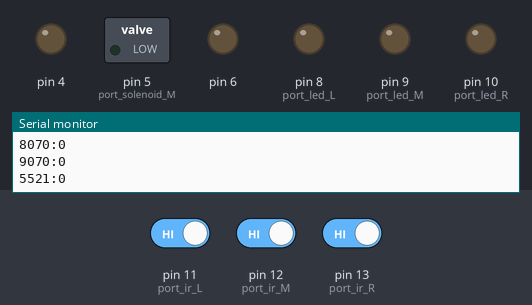
This sketch was run on a simulated Arduino Uno, built with avr-gcc and run on an emulated ATmega328P. On the bench: switched loads named in the sketch (green lamp = pin HIGH), output pins drawn as LEDs (lit = HIGH), the last lines printed to the serial monitor. Inputs (shaded band) come from the test bench; at power-on: pin 12 (port_ir_M) HIGH, pin 11 (port_ir_L) HIGH, pin 13 (port_ir_R) HIGH. Random numbers use the default seed unless the sketch sets one.

Above: at 1.2 s.
1.3 s: pin 12 (port_ir_M) driven LOW
At 2.1 s:
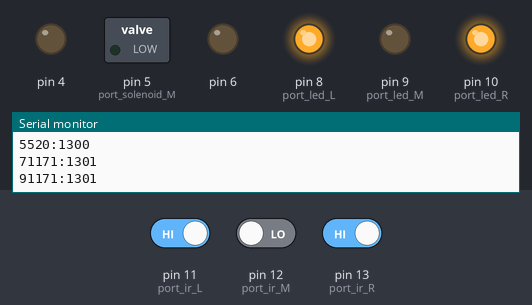
2.8 s: pin 11 (port_ir_L) driven LOW
At 2.85 s:
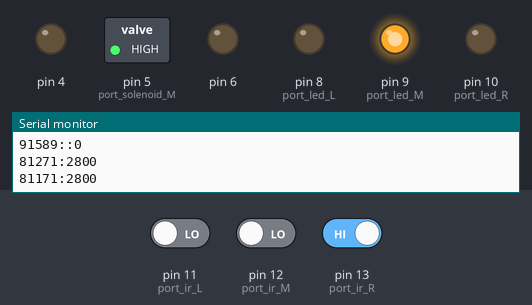
At 3.8 s:
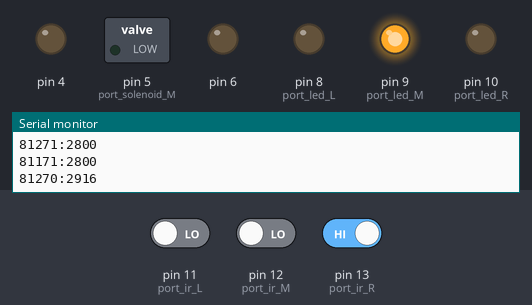
Timing chart, 0 to 7.3 s (numbered marks = the images above; inputs shaded):
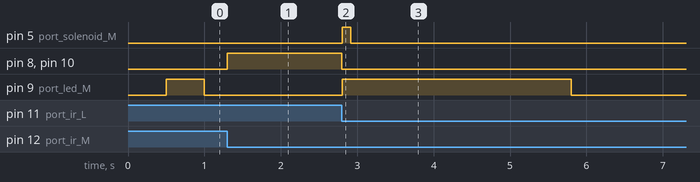

Measured:
- after the input at 1.3 s, pin 8 (port_led_L), pin 10 (port_led_R): LOW → HIGH at once
- after the input at 2.8 s, pin 5 (port_solenoid_M): LOW → HIGH at once, → LOW 0.12 s later; pin 8 (port_led_L), pin 10 (port_led_R): HIGH → LOW at once; pin 9 (port_led_M): LOW → HIGH at once, → LOW 3.0 s later

The sketch:

P3.ino
```cpp
 /*--------------------------------------------------------++
||            DD_P3 (initation window introduced)          ||
++--------------------------------------------------------*/


/*
 * 05/30/2021 Update: added comments
 *
 * 11/21/2020 Update: update event codes & window names
 *
 * 1/15/2020 Update: Included # of incorrect poke counts during response window
 * (when reponse ports light up)
 *
 * PARADIGM: Delay Discounting
 *
 * DESCRIPTION: Refer to Logic Flow Diagram for more detailed information
 *
 *              1.
 *              2.
 *              3.
 *              4.
 *              5.
 *              6.
 *              7.
 *
 *
 * KEY CHARACTERISTICS:
 *
 *
 *
 *
 * PUSH BUTTON BEHAVIOR: single short push toggles solenoid valve operation
 *                       push and hold (for 2s) toggles LED operation
 *
 * EVENT CODE STATUS: Compatible
 *
 * EDIT HISTORY: based on the 3rd paradigm of the 2-choice serial reaction time task DIY-NAMIC code
 *
 *
 *
 * COPYRIGHT: SC/ JHL/ Nautiyal Lab
 *            + Open Source Arduino Forum
 *
 */


#include "globals_main.h"
#include "globals_button.h"
#include "globals_time.h"
#include "random_generator.h"
#include "IR.h"
#include "begin_trial.h"
#include "push_button.h"
#include "m_port_operate.h"

String paradigm = "DD_P3_vf";

// * * * * * * * * * * * S E T U P * * * * * * * * * * * * * * *

void setup(){

    // randomize the start of the random generator
    randomSeed(analogRead(0));

    pinMode (button_pin, INPUT);

    // solenoids initialization
    for (byte i = 4; i <=6; i++) { pinMode(i, OUTPUT);}

    // LED initialization
    for (byte i = 8; i <=10; i++) { pinMode(i, OUTPUT);}

    // IRs initialization
    for (byte i = 11; i <=13; i++) { pinMode(i, INPUT);}
    // pinMode (9, INPUT);  // modified pin #s
    // pinMode (11, INPUT); // modified pin #s
    // pinMode (13, INPUT); // modified pin #s

    Serial.begin(115200);
    Serial.print("Paradigm:");
    Serial.println(paradigm);

    // initialize initiate_new_trial to true to start program
    initiate_new_trial = true;

    // initiate random_idx to pick the first idx for Inter-Trial Interval
    random_idx = random_iti();

    // FOR DEBUGGING PURPOSES:
    // Serial.print("idx: ");
    // Serial.println(random_idx);
    // Serial.println(iti_interval[random_idx]);
}

// * * * * * * * * * * * S E T U P * * * * * * * * * * * * * * *

// * * * * * * * * * * * L O O P * * * * * * * * * * * * * * * *

void loop() {

    // activate_button();
    record_IR();
    begin_new_trial();

    // Once begin_new_trial finishes running, should be right HERE!
    // Next Step is to pick the activation port!!!

    // NEED TO RESET current_port AT ONE POINT IN CODE,
    // SO THAT below if statements don't get evaluated!!!
    // (otherwise, current_port will always be either 1 or 2 --> leading to unexpected results!)

    if (current_port == 55) {
      // delay(1);
      activate_middle_led();
      activate_middle_sol();

      }

}

// * * * * * * * * * * * L O O P * * * * * * * * * * * * * * * *
```

IR.h
```cpp
/*--------------------------------------------------------++
||                      Record IR                         ||
++--------------------------------------------------------*/


/* Function:
 * Registers IR beam breaks and advances the program as needed
 * Prints the time of each beam break
 */

void record_IR() {

  static unsigned long Poke_On_Time_L = 0;
  static unsigned long Poke_Off_Time_L = 0;

  static unsigned long Poke_On_Time_M = 0;
  static unsigned long Poke_Off_Time_M = 0;

  static unsigned long Poke_On_Time_R = 0;
  static unsigned long Poke_Off_Time_R = 0;

  byte read_gate_L = digitalRead(port_ir_L);
  byte read_gate_M = digitalRead(port_ir_M);
  byte read_gate_R = digitalRead(port_ir_R);

  if (read_gate_L != ir_previous_state_L) {  // registers left port IR beam breaks
    // low means IR has been broken
    if (read_gate_L == LOW) {
      Poke_On_Time_L = millis();

      Serial.print(F("7071:"));  // poke in event code
      Serial.println(Poke_On_Time_L);
      poke_in_L = true;
      left_port_counter += 1;  // left port counter
    }
    if (read_gate_L == HIGH){
      Poke_Off_Time_L = millis();

      Serial.print(F("7070:"));  // poke out event code
      Serial.println(Poke_Off_Time_L);
      poke_in_L = false;
    }
  }

  ir_previous_state_L = read_gate_L;

  if (read_gate_M != ir_previous_state_M) {  // registers middle port IR beam breaks
    if (read_gate_M == LOW) {
      Poke_On_Time_M = millis();

      Serial.print(F("8071:"));  // poke in event code
      Serial.println(Poke_On_Time_M);
      poke_in_M = true;
      mid_port_counter += 1;  // middle port counter

      if (initiation_window){

        // Prints Out number of invalid pokes made when the middle port was blinking
        // (number of pokes in left/right ports before initiation in the middle port)
        // (# of mid port is always going to be 1 (ONE)): a poke in the middle port is a correct response and will initiate the trial window
        //    --> since trial needs to be initiated to print out below statements

        // CHANGED HERE (JHL) (2/14/20) --> automatically subtract one from mid_port_counter to account for poke to initiate trial

        // # of poke counts during the initiation window
        Serial.print(F("7529::"));   // 75xx
        Serial.println(left_port_counter);
        Serial.print(F("8529::"));    // 85xx
        Serial.println(mid_port_counter - 1);
        Serial.print(F("9529::"));  // 95xx
        Serial.println(right_port_counter);

        initiation_window = false;    // end of initiation window
        valid_response_window = true; // start of valid trial (where the animal will respond (i.e poke) to get reward)

        // reset all counters once valid_response_window starts (is true)
        // allows to count the "valid" pokes after trial initiation (during valid response window)
        // --> "valid" pokes used to detect incorrect port choices once valid trial starts (L/R port turns on)

        left_port_counter = 0;
        mid_port_counter = 0;
        right_port_counter = 0;

        }

      }

    if (read_gate_M == HIGH){
      Poke_Off_Time_M = millis();

      Serial.print(F("8070:"));  // poke out event code
      Serial.println(Poke_Off_Time_M);
      poke_in_M = false;

    }


  }

  ir_previous_state_M = read_gate_M;


if (read_gate_R != ir_previous_state_R) {  // registers right port IR beam breaks
  if (read_gate_R == LOW) {
    Poke_On_Time_R = millis();

    Serial.print(F("9071:"));  // poke in event code
    Serial.println(Poke_On_Time_R);
    poke_in_R = true;
    right_port_counter += 1;  // right port counter
  }
  if (read_gate_R == HIGH){
    Poke_Off_Time_R = millis();

    Serial.print(F("9070:"));  // poke out event code
    Serial.println(Poke_Off_Time_R);
    poke_in_R = false;

  }
}

ir_previous_state_R = read_gate_R;

}
```

begin_trial.h
```cpp
/*--------------------------------------------------------++
||                     Begin New Trial                    ||
++--------------------------------------------------------*/

/*
 *  Function:
 *  Starts a new trial + middle port light blinking at the beginning of each trial (initiation window)
 *  Can be used to add a delay between trial initiation and trial window (i.e. response cue presentation)
 *  --> this function is not used in the original DIY-NAMIC delay discounting paradigm
 *
 */

void begin_new_trial() { // controls initiation window functionality + runs at the beginning of each new trial

  static unsigned long initiation_window_start_time = 0;
  static unsigned long initiation_window_end_time = 0;

  static unsigned long iti_window_start_time = 0;
  static unsigned long iti_window_end_time = 0;

  static unsigned long previous_m_LED_millis=0;

  // Initiate New Trial is toggled on AFTER iti duration expires (from M port operate.h) OR when the program first starts

  // Initiate New Trial (Parent IF)
  if (initiate_new_trial){

    // Initiation Window hasn't started yet
    if ((initiate_trial_delay == false) && (initiation_window == false) && (valid_response_window == false)){

       // initiate_trial_delay boolean added as a condition so that this loop doesn't get evaluated
       //+.0

       // start the Initiation Window
       initiation_window = true;

       // * * DON'T USE for loops for toggling components - always use STATES!! * *
       // for (byte i = 8; i <=10; i++) { digitalWrite(i, HIGH);}

       // Turn ON All three LEDs (can be used to debug the code)
       // led_state_L = HIGH;  digitalWrite(port_led_L, led_state_L);
       // led_state_M = HIGH;  digitalWrite(port_led_M, led_state_M);
       // led_state_R = HIGH;  digitalWrite(port_led_R, led_state_R);

       initiation_window_start_time = millis();  // time stamp for trial initiation
       Serial.print(F("5521:"));  // initiation window start event code (does NOT necessarily mean the trial will be completed/initiated!)
       Serial.println(initiation_window_start_time);

       }

     // INITIATION WINDOW --> BLINKING WINDOW!
     // As long as initation window (state) is valid, BLINK the middle port!
     if (initiation_window){

         unsigned long current_m_LED_millis = millis();

         if ((unsigned long)(current_m_LED_millis - previous_m_LED_millis) >= interval) {

           // Change wait interval, based on current LED state
           if (led_state_M) {  // if LED is ON, next interval would be OFF Timer

             interval = m_LED_offTime;
             }

           else {  // if LED is OFF, next interval would be ON Timer

             interval = m_LED_onTime;
             }

           // Toggle the LED state --> ***
           led_state_M = !(led_state_M);

           // Save the current time to compare "later"
           previous_m_LED_millis = current_m_LED_millis;

         digitalWrite(port_led_M, led_state_M);
         }

       // @ 1st loop, middle LED will blink ON! since initial state starts off as FALSE,
       // and the led_state_M is toggled to TRUE! (see line (***))

     }


    // Poke in Middle Port(IR.h) initiates Valid Trial:

    // If mouse pokes in MIDDLE port and initiates trial, --> LED turns off!! (all three should turn off!)
    // Also when trial_delay window didn't start --> (delay window is 0 ms in the original DIY-NAMIC delay discounting paradigm)
    // (MOUSE CAN POKE REGARDLESS OF BLINK CYCLE - either ON or OFF cycle!) --> goverened by the STATE!

    // Valid response window toggles TRUE if poke in blinking middle port (see IR.h)
    if ((initiate_trial_delay == false) && (valid_response_window)) {

       // * * DON'T USE for loops for toggling components - always use STATES!! * *
       // for (byte i = 8; i <=10; i++) { digitalWrite(i, LOW);}

       // Turn OFF All three LEDs
       led_state_L = LOW;  digitalWrite(port_led_L, led_state_L);
       led_state_M = LOW;  digitalWrite(port_led_M, led_state_M);
       led_state_R = LOW;  digitalWrite(port_led_R, led_state_R);

       initiation_window_end_time = millis();
       Serial.print(F("5520:"));  // event code denoting that a trial has been initiated
       Serial.println(initiation_window_end_time);

       // Initiate trial_delay Window (1 ms in the original DIY-NAMIC delay discounting paradigm)
       initiate_trial_delay = true;

       }

    // introduces a delay period between trial initiation and the presentation of the response cue
    // 1 ms in the original DIY-NAMIC delay discounting paradigm --> change trial_delay_duration in globals_time.h to adjust delay length
    if (initiate_trial_delay){

      // (trial_delay PERIOD EXPIRES) (trial_delay WINDOW ENDS)
      // (trial_delay WINDOW will be 1 ms (practically 0ms) in the original DIY-NAMIC delay discounting paradigm)
       if ((millis() - initiation_window_end_time) >= trial_delay_duration) {

         initiate_trial_delay = false;  // toggle boolean

         initiate_new_trial = false;  // toggle boolean to false HERE since we DON'T want to enter 'Parent IF' state next time
                                      // instead of within above

         // # of poke counts during trial_delay window (between trial initiation and port activation) --> uncomment if delay period > 1 ms
         // Serial.print(F("dw_counter_l::"));   // 75xx  (left counter during trial_delay window)
         // Serial.println(left_port_counter);
         // Serial.print(F("dw_counter_m::"));    // 85xx (middle counter during trial_delay window)
         // Serial.println(mid_port_counter);
         // Serial.print(F("dw_counter_r::"));  // 95xx    (right counter during trial_delay window)
         // Serial.println(right_port_counter);

         // RESET poke_counter for use during response window
         left_port_counter = 0;
         mid_port_counter = 0;
         right_port_counter = 0;

         // SELECT A PORT TO ACTIVATE (now that the trial_delay is over)
         get_random_port = true;
         current_port = random_port();

         // FOR DEBUGGING PURPOSES: prints out the selected port
         // Serial.print("current: ");
         // Serial.println(current_port);

       }
    }
  }
}
```

globals_button.h
```cpp
/*--------------------------------------------------------++
||               Global Variables - Push Button           ||
++--------------------------------------------------------*/


// * Push Button Variables *
byte button_pin = 2;
int prev_button_state = LOW;

int buttonVal = 0; // value read from button
int buttonLast = 0; // buffered value of the button's previous state

boolean hold_button = false; // whether to activate the "hold" function of button

// Button Time Components
unsigned long debounce_time = 10;  // 10 milliseconds
unsigned long button_press_time;  // when the button_ last changed state
const int holdTime = 2000; // ms hold period: how long to wait for press+hold event

long btnDnTime; // time the button was pressed down
long btnUpTime; // time the button was released
```

globals_main.h
```cpp
/*--------------------------------------------------------++
||                 Global Variables - MAIN                ||
++--------------------------------------------------------*/

// 1. BOOLEAN VARIABLES ARE GLOBAL!
// 2. TIMER VARIABLES ARE LOCAL!

// * * Booleans for Trial Initiated Reward Paradigm

// boolean to initiate new trial
boolean initiate_new_trial;

// booleans for windows (different states)
boolean initiation_window;
boolean valid_response_window;

boolean reward_window;
boolean reward_cue_window;

boolean start_iti_window;
boolean initiate_trial_delay;   // can be used to introduce a delay before the trial window


// counters / type ints
int reward_type = 0;


// Port Counters - Necessary in every paradigm without void window (Implemented in IR.h)
// Used to determine IF a particular poke is the FIRST poke or not
// Generally used in situations to trigger an event after SECOND relevant poke

int left_port_counter = 0;
int mid_port_counter = 0;
int right_port_counter = 0;


// * * * * * * * * * * * * * * * * * * * * * * * * * * * * * * * * * * * * * * * * * * * * * * * * * * *

// * * * * * Solenoid Variables * * * * *

// Pin Numbers
byte port_solenoid_L = 4;
byte port_solenoid_M = 5;
byte port_solenoid_R = 6;

// Solenoid States
int sol_state_L = LOW;
int sol_state_M = LOW;
int sol_state_R = LOW;

// * * * * * * * * * * * * * * * * * * * * * * * * * * * * * * * * * * * * * * * * * * * * * * * * * * *

// * * * * * LED Variables * * * * *

// Pin Numbers
byte port_led_L =  8;// the number of the LED pin
byte port_led_M =  9;// the number of the LED pin
byte port_led_R =  10;// the number of the LED pin

// LED States
int led_state_L = LOW;           // ledState used to set the LED
int led_state_M = LOW;
int led_state_R = LOW;

// * * * * * * * * * * * * * * * * * * * * * * * * * * * * * * * * * * * * * * * * * * * * * * * * * * *

// * * * * * IR Variables * * * * *

// Pin Numbers
byte port_ir_L = 11;
byte port_ir_M = 12;
byte port_ir_R = 13;

// IR States
boolean ir_previous_state_L;
boolean ir_previous_state_M;
boolean ir_previous_state_R;

// boolean to see if IR was broken:
boolean poke_in_L = false;
boolean poke_in_M = false;
boolean poke_in_R = false;

// * * * * * * * * * * * * * * * * * * * * * * * * * * * * * * * * * * * * * * * * * * * * * * * * * * *

boolean get_random_iti = true;
int random_idx = 0;
boolean get_random_port = true;
int current_port = 0;
int prev_port = 0;


// * * * * * NOT USED * * * * *

// Boolean States
//boolean led_switched_off_L = false;
//boolean led_switched_off_M = false;
//boolean led_switched_off_R = false;
//
boolean solenoid_active_L = false;
boolean solenoid_active_M = false;
boolean solenoid_active_R = false;

//int run_Type_L;
//int run_Type_M;
//int run_Type_R;
//
//boolean reset_ITI_L;
//boolean reset_ITI_M;
//boolean reset_ITI_R;

// * * * * * NOT USED * * * * *
//
//
//boolean deliver_reward_L = false;
//boolean deliver_reward_M = false;
//boolean deliver_reward_R = false;


// * * * * * NOT USED * * * * *


// // // // // // // // // // // // // // // // // // // // // // //
//                        07/10/19 Update
// Keep 'valid_input' booleans as global!!
// Setting them up in local scope causes solenoid on if loop to evaluate continuously (idk why...)
// --> and print out solenoid code continuously

// boolean valid_input_L = true;
// boolean valid_input_M = true;
// boolean valid_input_R = true;
//
// // // // // // // // // // // // // // // // // // // // // // // //
//
// boolean start_led_ITI_L = false;
// boolean start_led_ITI_M = false;
// boolean start_led_ITI_R = false;
//
// boolean void_window_start_L = false;
// boolean void_window_start_M = false;
// boolean void_window_start_R = false;
```

Source omitted: globals_time.h (1890 bytes), m_port_operate.h (10710 bytes), push_button.h (3317 bytes), random_generator.h (1012 bytes)
